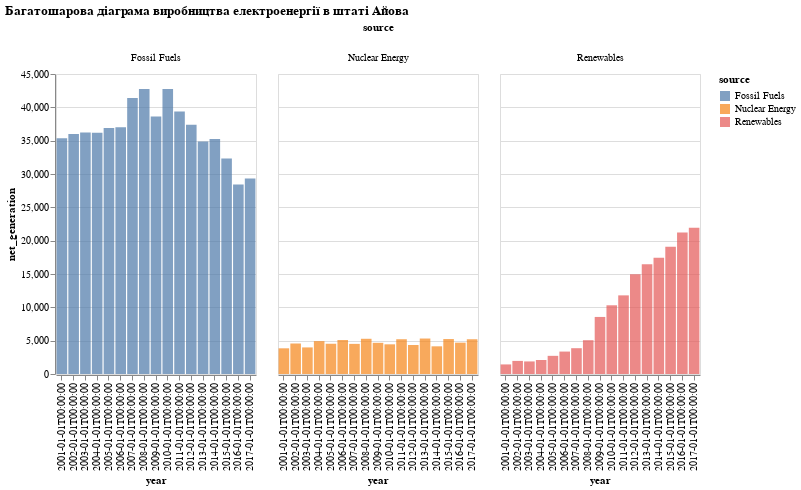

The code cell stored with this chart in its notebook:
### Markdown cell above
5.	Створіть багатошарову діаграму на основі даних про виробництво електроенергії
в штаті Айова (data.iowa_electricity()). Вісь x представляє роки, вісь y відображає
чисте виробництво електроенергії (net_generation), а кожен шар діаграми
позначає різні джерела енергії (source). Встановіть прозорість (opacity) для стовпців на рівні 0.7.

### Code cell
iowa_electricity_data = data.iowa_electricity()

chart = alt.Chart(iowa_electricity_data).mark_bar(opacity=0.7).encode(
    x='year:O',
    y='net_generation:Q',
    color='source:N',
    column='source:N'
).properties(
    width=200,
    title='Багатошарова діаграма виробництва електроенергії в штаті Айова'
)

chart

### Figure 1 — Vega-Lite specification as saved in the notebook (floating-point values rounded to 4 significant figures)
{"config": {"view": {"continuousWidth": 300, "continuousHeight": 300}}, "data": {"name": "data-bb61008ba0c766c5601afa5323d12ad4"}, "mark": {"type": "bar", "opacity": 0.7}, "encoding": {"color": {"field": "source", "type": "nominal"}, "column": {"field": "source", "type": "nominal"}, "x": {"field": "year", "type": "ordinal"}, "y": {"field": "net_generation", "type": "quantitative"}}, "title": "Багатошарова діаграма виробництва електроенергії в штаті Айова", "width": 200, "$schema": "https://vega.github.io/schema/vega-lite/v5.15.1.json", "datasets": {"data-bb61008ba0c766c5601afa5323d12ad4": [{"year": "2001-01-01T00:00:00", "source": "Fossil Fuels", "net_generation": 35361}, {"year": "2002-01-01T00:00:00", "source": "Fossil Fuels", "net_generation": 35991}, {"year": "2003-01-01T00:00:00", "source": "Fossil Fuels", "net_generation": 36234}, {"year": "2004-01-01T00:00:00", "source": "Fossil Fuels", "net_generation": 36205}, {"year": "2005-01-01T00:00:00", "source": "Fossil Fuels", "net_generation": 36883}, {"year": "2006-01-01T00:00:00", "source": "Fossil Fuels", "net_generation": 37014}, {"year": "2007-01-01T00:00:00", "source": "Fossil Fuels", "net_generation": 41389}, {"year": "2008-01-01T00:00:00", "source": "Fossil Fuels", "net_generation": 42734}, {"year": "2009-01-01T00:00:00", "source": "Fossil Fuels", "net_generation": 38620}, {"year": "2010-01-01T00:00:00", "source": "Fossil Fuels", "net_generation": 42750}, {"year": "2011-01-01T00:00:00", "source": "Fossil Fuels", "net_generation": 39361}, {"year": "2012-01-01T00:00:00", "source": "Fossil Fuels", "net_generation": 37379}, {"year": "2013-01-01T00:00:00", "source": "Fossil Fuels", "net_generation": 34873}, {"year": "2014-01-01T00:00:00", "source": "Fossil Fuels", "net_generation": 35250}, {"year": "2015-01-01T00:00:00", "source": "Fossil Fuels", "net_generation": 32319}, {"year": "2016-01-01T00:00:00", "source": "Fossil Fuels", "net_generation": 28437}, {"year": "2017-01-01T00:00:00", "source": "Fossil Fuels", "net_generation": 29329}, {"year": "2001-01-01T00:00:00", "source": "Nuclear Energy", "net_generation": 3853}, {"year": "2002-01-01T00:00:00", "source": "Nuclear Energy", "net_generation": 4574}, {"year": "2003-01-01T00:00:00", "source": "Nuclear Energy", "net_generation": 3988}, {"year": "2004-01-01T00:00:00", "source": "Nuclear Energy", "net_generation": 4929}, {"year": "2005-01-01T00:00:00", "source": "Nuclear Energy", "net_generation": 4538}, {"year": "2006-01-01T00:00:00", "source": "Nuclear Energy", "net_generation": 5095}, {"year": "2007-01-01T00:00:00", "source": "Nuclear Energy", "net_generation": 4519}, {"year": "2008-01-01T00:00:00", "source": "Nuclear Energy", "net_generation": 5282}, {"year": "2009-01-01T00:00:00", "source": "Nuclear Energy", "net_generation": 4679}, {"year": "2010-01-01T00:00:00", "source": "Nuclear Energy", "net_generation": 4451}, {"year": "2011-01-01T00:00:00", "source": "Nuclear Energy", "net_generation": 5215}, {"year": "2012-01-01T00:00:00", "source": "Nuclear Energy", "net_generation": 4347}, {"year": "2013-01-01T00:00:00", "source": "Nuclear Energy", "net_generation": 5321}, {"year": "2014-01-01T00:00:00", "source": "Nuclear Energy", "net_generation": 4152}, {"year": "2015-01-01T00:00:00", "source": "Nuclear Energy", "net_generation": 5243}, {"year": "2016-01-01T00:00:00", "source": "Nuclear Energy", "net_generation": 4703}, {"year": "2017-01-01T00:00:00", "source": "Nuclear Energy", "net_generation": 5214}, {"year": "2001-01-01T00:00:00", "source": "Renewables", "net_generation": 1437}, {"year": "2002-01-01T00:00:00", "source": "Renewables", "net_generation": 1963}, {"year": "2003-01-01T00:00:00", "source": "Renewables", "net_generation": 1885}, {"year": "2004-01-01T00:00:00", "source": "Renewables", "net_generation": 2102}, {"year": "2005-01-01T00:00:00", "source": "Renewables", "net_generation": 2724}, {"year": "2006-01-01T00:00:00", "source": "Renewables", "net_generation": 3364}, {"year": "2007-01-01T00:00:00", "source": "Renewables", "net_generation": 3870}, {"year": "2008-01-01T00:00:00", "source": "Renewables", "net_generation": 5070}, {"year": "2009-01-01T00:00:00", "source": "Renewables", "net_generation": 8560}, {"year": "2010-01-01T00:00:00", "source": "Renewables", "net_generation": 10308}, {"year": "2011-01-01T00:00:00", "source": "Renewables", "net_generation": 11795}, {"year": "2012-01-01T00:00:00", "source": "Renewables", "net_generation": 14949}, {"year": "2013-01-01T00:00:00", "source": "Renewables", "net_generation": 16476}, {"year": "2014-01-01T00:00:00", "source": "Renewables", "net_generation": 17452}, {"year": "2015-01-01T00:00:00", "source": "Renewables", "net_generation": 19091}, {"year": "2016-01-01T00:00:00", "source": "Renewables", "net_generation": 21241}, {"year": "2017-01-01T00:00:00", "source": "Renewables", "net_generation": 21933}]}}
